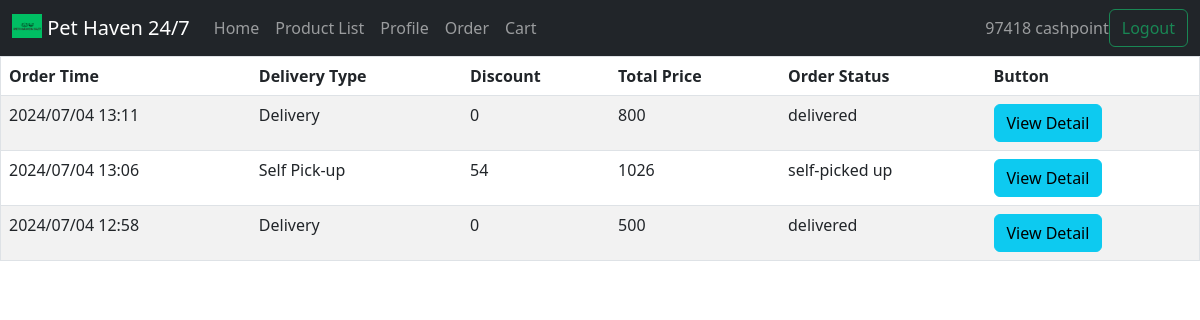
Page /view_order.php (signed in) on the committed database.
### tables this page shows
CREATE TABLE `user_order` (
  `orderID` int(10) NOT NULL,
  `userID` int(10) NOT NULL,
  `type_name` varchar(50) NOT NULL,
  `p_id` varchar(200) NOT NULL,
  `quantity` varchar(200) NOT NULL,
  `cashpoint` varchar(200) NOT NULL,
  `totalPrice` int(10) NOT NULL,
  `discount` int(10) NOT NULL,
  `n_totalPrice` int(10) NOT NULL,
  `b_name` varchar(50) NOT NULL,
  `b_address` varchar(200) NOT NULL,
  `user_address` varchar(200) NOT NULL,
  `order_time` datetime(6) NOT NULL,
  `getDate` date NOT NULL,
  `getTime` time(6) NOT NULL,
  `order_status` varchar(20) NOT NULL,
  `p_img` varchar(1000) NOT NULL,
  `p_name` varchar(200) NOT NULL
);

### view_order.php (the view, shortened to what this page needs)
<?php include_once('./header.php'); ?>
<?php
include_once 'db.php';
if (isset($_SESSION["id"]) && !empty($_SESSION["id"])) { ?>
    <table border="1" class="table table-striped table-hover" >
    <thead>
    <tr>
        <th scope="col">Order Time</th>
        <th scope="col">Delivery Type</th>
        <th scope="col">Discount</th>
        <th scope="col">Total Price</th>
        <th scope="col">Order Status</th>
        <th scope="col">Button</th>
    </tr>
    </thead>
    <tbody>
    <?php
    $userID = $_SESSION["id"];
    $select = "Select * From user_order WHERE userID = '$userID' ORDER BY order_time DESC;";
    $result=mysqli_query($conn,$select);
    while ($row = mysqli_fetch_assoc($result)) {
        $type_name = $row["type_name"];
        $order_time = $row["order_time"];
        $discount = $row["discount"];
        $n_totalPrice = $row["n_totalPrice"];
        $order_status = $row["order_status"];
        $sec = strtotime($order_time);
        $newdate = date ("Y/d/m H:i", $sec);
        echo "<form method='POST' action='view_order_detail.php'><tr>";
        echo "<td >"."$newdate"."</td>";
        echo "<td >".$type_name."</td>";
        echo "<td >".$discount."</td>";
        echo "<td >$n_totalPrice</td>";
        echo "<td >"."$order_status"."</td>";
        echo "<td >"."<input name='submit' type='submit' value='View Detail' class=\"btn btn-info\"><br>"."</td>";
        echo "</form></tr>";
    }
    ?>
    </tbody>
    </table>
    <?php
}

### rows in the picture
user_order: order_time "2024/07/04 13:11", type_name "Delivery", discount "0", n_totalPrice "800", order_status "delivered"
user_order: order_time "2024/07/04 13:06", type_name "Self Pick-up", discount "54", n_totalPrice "1026", order_status "self-picked up"
user_order: order_time "2024/07/04 12:58", type_name "Delivery", discount "0", n_totalPrice "500", order_status "delivered"

### other values in the picture
$_SESSION["cashpoint"] "97418"
